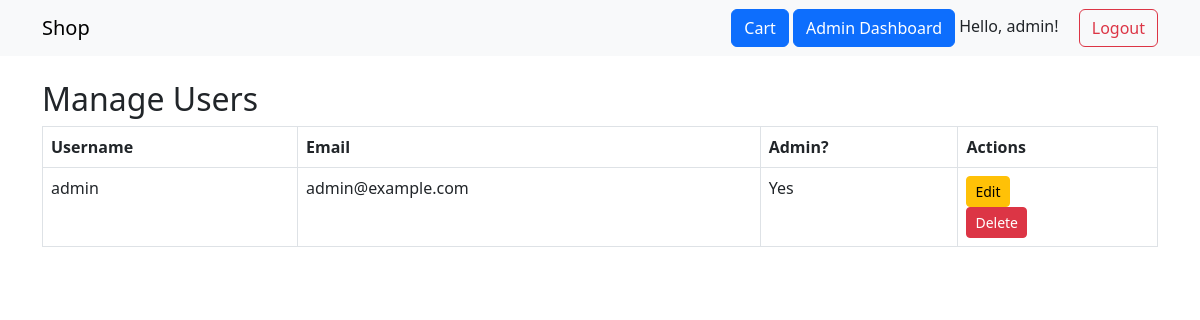
Screenshot of /admin/manage_users (signed in) with the database file from the repository.
### app/models.py (models this page shows)
class User(db.Model, UserMixin):
    id = db.Column(db.Integer, primary_key=True)
    username = db.Column(db.String(80), unique=True, nullable=False)
    email = db.Column(db.String(120), unique=True, nullable=False)
    password = db.Column(db.String(200), nullable=False)
    is_admin = db.Column(db.Boolean, default=False)
    orders = db.relationship('Order', backref='user', lazy=True)

### app/routes/admin_routes.py (the view)
    def wrapper(*args, **kwargs):
        if not current_user.is_authenticated or not current_user.is_admin:
            flash("Access denied: Admins only.")
            return redirect(url_for('products.index'))
        return func(*args, **kwargs)

### app/models.py (called while the page is built)
@login_manager.user_loader
def load_user(user_id):
    return User.query.get(int(user_id))

### app/routes/admin_routes.py (called while the page is built)
def admin_required(func):
    def wrapper(*args, **kwargs):
        if not current_user.is_authenticated or not current_user.is_admin:
            flash("Access denied: Admins only.")
            return redirect(url_for('products.index'))
        return func(*args, **kwargs)
    wrapper.__name__ = func.__name__
    return login_required(wrapper)

@bp.route('/manage_users')
@admin_required
def manage_users():
    users = User.query.all()
    return render_template('admin/manage_users.html', users=users)

### app/templates/admin/manage_users.html
{% extends 'layout.html' %}
{% block content %}
<div class="container mt-4">
  <h2>Manage Users</h2>
  <table class="table table-bordered">
    <thead>
      <tr>
        <th>Username</th>
        <th>Email</th>
        <th>Admin?</th>
        <th>Actions</th>
      </tr>
    </thead>
    <tbody>
      {% for user in users %}
      <tr>
        <td>{{ user.username }}</td>
        <td>{{ user.email }}</td>
        <td>{{ 'Yes' if user.is_admin else 'No' }}</td>
        <td>
          <a href="{{ url_for('admin.edit_user', id=user.id) }}" class="btn btn-sm btn-warning">Edit</a>
          <form action="{{ url_for('admin.delete_user', id=user.id) }}" method="POST" onsubmit="return confirm('Are you sure you want to delete this user?');">
            <button type="submit" class="btn btn-danger btn-sm">Delete</button>
        </form>
        </td>
      </tr>
      {% endfor %}
    </tbody>
  </table>
</div>
{% endblock %}

### app/templates/layout.html (shortened to what this page needs)
<!DOCTYPE html>
<html lang="en">
<head>
    <link rel="stylesheet" href="https://cdn.jsdelivr.net/npm/bootstrap@5.3.0/dist/css/bootstrap.min.css">
</head>
<body>
<nav class="navbar navbar-expand-lg navbar-light bg-light">
    <div class="container">
        <a class="navbar-brand" href="/">Shop</a>
        <div class="ms-auto">
            <a href="{{ url_for('cart.view_cart') }}" class="btn btn-primary">Cart</a>
            {% if current_user.is_authenticated and current_user.is_admin %}
                <a href="{{ url_for('admin.dashboard') }}" class="btn btn-primary">Admin Dashboard</a>
            {% endif %}
            {% if current_user.is_authenticated %}
                <span class="me-3">Hello, {{ current_user.username }}!</span>
                <a href="{{ url_for('auth.logout') }}" class="btn btn-outline-danger">Logout</a>
            {% else %}
                <a href="{{ url_for('auth.login') }}" class="btn btn-outline-primary me-2">Login</a>
                <a href="{{ url_for('auth.register') }}" class="btn btn-primary">Register</a>
            {% endif %}
        </div>
    </div>
</nav>
<main>
    {% block content %}{% endblock %}
</main>
</body>
</html>

### rows the page displays
User: username "admin", email "admin@example.com", is_admin "Yes"
